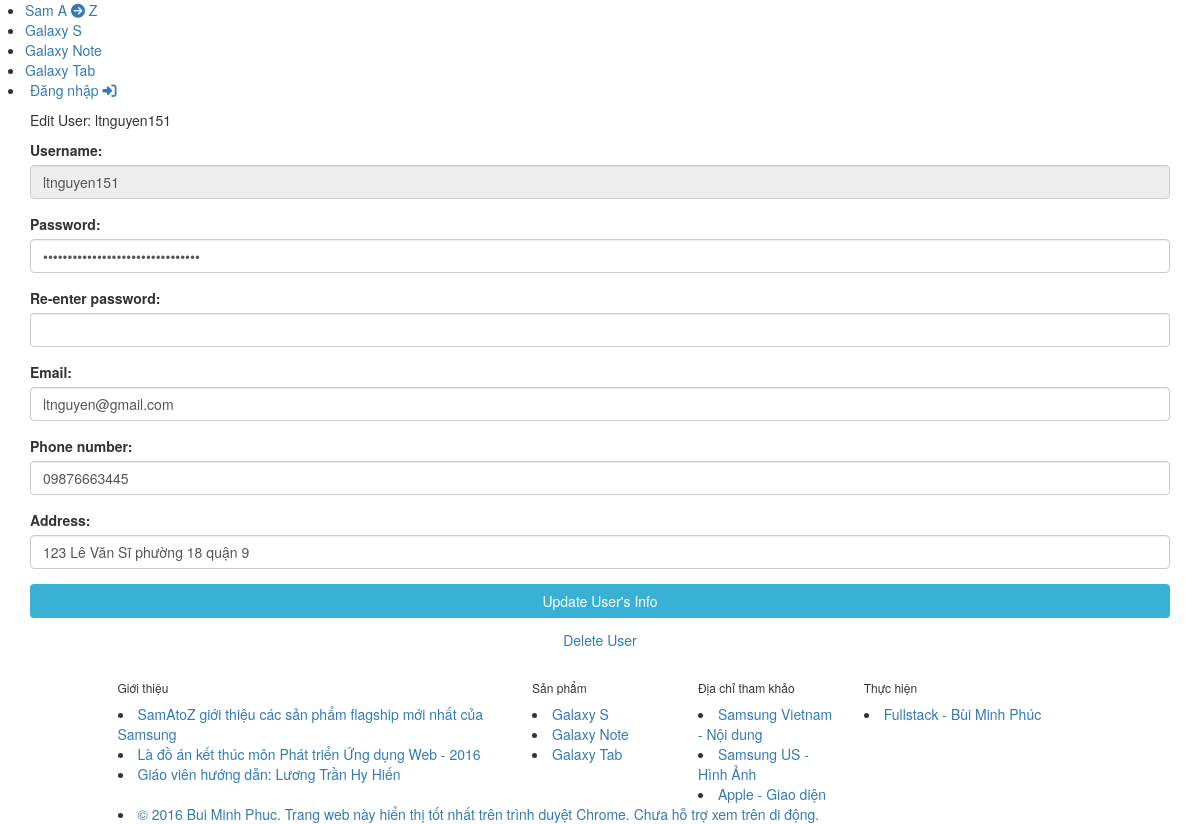
The app's page /user-edit.php?user_id=52 with its own data.
### tables this page shows
CREATE TABLE `user` (
  `user_id` int(10) NOT NULL COMMENT 'PRIMARY',
  `username` varchar(20) NOT NULL,
  `password` varchar(100) NOT NULL,
  `phone` varchar(15) NOT NULL,
  `address` varchar(30) NOT NULL,
  `email` varchar(30) NOT NULL,
  `level` int(1) NOT NULL
);

### user-function.php (called while the page is built, shortened)
<?php
include_once("references.php");
include_once("database-connect.php");
function get_user_by_id($user_id)
{
    global $conn;
    $sql = "select * from user where user_id = {$user_id}";
    $query = mysqli_query($conn, $sql);
    $result = array();
    if (mysqli_num_rows($query) > 0){
        $row = mysqli_fetch_assoc($query);
        $result[] = $row;
    }
    return $result;
}
?>

### user-edit.php (the view, shortened to what this page needs)
<?php
include_once("user-function.php");
@$user_id=$_GET['user_id'];
$user = get_user_by_id($user_id);
?>
<!doctype html>
<html>
<head>
<?php include_once("references.php");?>
</head>
<body>
<?php include_once("menu-bar.php");?>
<div class="container">
  <div class="row bmp-bgf5">
    <?php foreach($user as $item){?>
    <div class="col-lg-12">
      <div>
        <p class="bmp-login-header">Edit User: <?php echo @$item['username'];?></p>
      </div>
      <form class="form" method="post">
        <div class="form-group">
          <label for="username">Username:</label>
          <input type="text" class="form-control" id="username" name="username" value="<?php echo @$item['username'];?>" disabled/>
        </div>
        <div class="form-group">
          <label for="password">Password:</label>
          <input type="password" class="form-control" id="password" name="password" value="<?php echo @$item['password'];?>" required/>
        </div>
        <div class="form-group">
          <label for="verify_password">Re-enter password:</label>
          <input type="password" class="form-control" id="verify_password" name="verify_password" value="<?php echo @$item['verify_password'];?>" required/>
        </div>
        <div class="form-group">
          <label for="email">Email:</label>
          <input type="email" class="form-control" id="email" name="email" value="<?php echo @$item['email'];?>" required/>
        </div>
        <div class="form-group">
          <label for="phone">Phone number:</label>
          <input type="number" class="form-control" id="phone" name="phone" value="<?php echo @$item['phone'];?>" required/>
        </div>
        <div class="form-group">
          <label for="address">Address:</label>
          <input type="text" class="form-control" id="address" name="address" value="<?php echo @$item['address'];?>" required/>
        </div>
        <input class="btn btn-block" type="submit" name="update_user" value="Update User's Info" style="background-color:#38B1D5;color:white;"/>
        <a href="user-delete.php?user_id=<?php echo @$item['user_id'];?>" class="btn btn-block hvr-underline-from-center">Delete User</a>
      </form>
    </div>
    <?php }?>
  </div>
</div>
<?php include_once("footer.php");?>
</body>
</html>

### records on screen
user: username "ltnguyen151", email "ltnguyen@gmail.com", phone "09876663445", address "123 Lê Văn Sĩ phường 18 quận 9"
